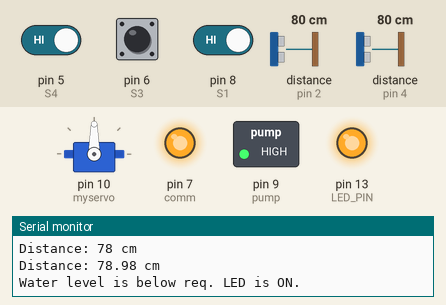
Recording of a sketch running on a simulated Arduino Uno, built with avr-gcc and run on an emulated ATmega328P. On the bench: servo, switched loads named in the sketch (green lamp = pin HIGH), output pins drawn as LEDs (lit = HIGH), the last lines printed to the serial monitor. Wiring (inferred from the names in the program): 2 × ultrasonic range finder: trigger pin 3, echo pin 4 / trigger pin 12, echo pin 2. The inputs (shaded band) are chosen by the test bench; at power-on: distance to the obstacle (sensors on pin 4, pin 2) 80 cm, pin 5 (S4) HIGH, pin 8 (S1) HIGH, pin 6 (S3) HIGH. The echo pulse lasts 58.3 µs per cm; pins used as bus, display or sensor lines are not drawn.

Above: at 1.9 s.
2.0 s: distance to the obstacle (sensor on pin 4) set to 9 cm
3.5 s: distance to the obstacle (sensor on pin 4) set to 6 cm
At 5.0 s:
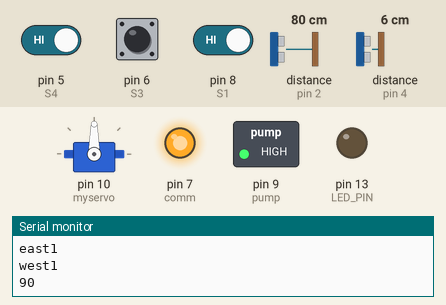
6.0 s: distance to the obstacle (sensor on pin 2) set to 18 cm
8.0 s: distance to the obstacle (sensor on pin 2) set to 15 cm
At 9.2 s:
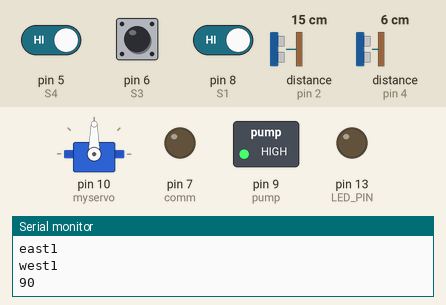
9.5 s: pin 5 (S4) driven LOW
At 12.5 s:
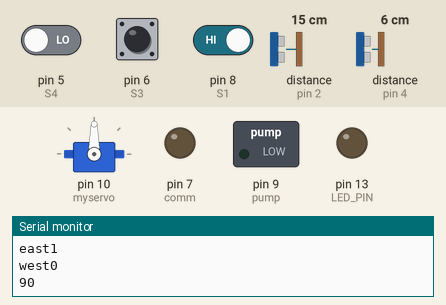
13.1 s: pin 8 (S1) driven LOW
At 15.4 s:
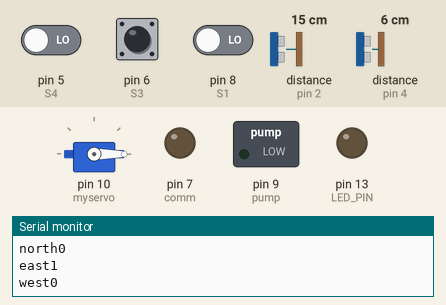
Timing chart, 0 to 16.9 s (numbered marks = the images above; inputs shaded):
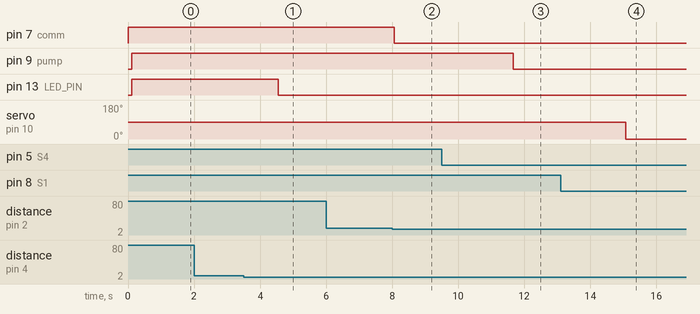

Measured:
- the behaviour switches between 8 and 7 cm on distance to the obstacle (sensor on pin 4) (found by bisection; images 0 and 1)
- the behaviour switches between 17 and 16 cm on distance to the obstacle (sensor on pin 2) (found by bisection; images 1 and 2)
- after the input at 3.5 s, pin 13 (LED_PIN): HIGH → LOW after 1.0 s
- after the input at 8.0 s, pin 7 (comm): HIGH → LOW after 0.06 s
- after the input at 9.5 s, pin 9 (pump): HIGH → LOW after 2.2 s
- after the input at 13.1 s, servo on pin 10 (myservo): 90° → 0° after 2.0 s

The sketch:

PumpCodeFinal.ino
```cpp
const int pump = 9;
const int S1 = 8;
const int S3 = 6;
const int S4 = 5;
const int TRIG_PIN =3   ;
const int ECHO_PIN =4   ;
const int LED_PIN =13;
const int trig=12;
const int echo=2;
const int comm=7;
#include <Servo.h>
Servo myservo;
int pos=0;
long dist(){
  long duration, distance; // Variables to hold the duration and distance measurements
  digitalWrite(trig, LOW); // Ensure the trigger pin is low initially
  delayMicroseconds(2); // Wait for 2 microseconds
  digitalWrite(trig, HIGH); // Send a 10 microsecond pulse to trigger the sensor
  delayMicroseconds(10);
  digitalWrite(trig, LOW);
  duration = pulseIn(echo, HIGH); // Read the pulse from the echo pin// Calculate distance in centimeters based on the speed of sound (343m/s)
  distance = duration * 0.034 / 2;
  Serial.print("Distance: ");
  if(distance>15){
    digitalWrite(comm,HIGH);
  }else{
    digitalWrite(comm,LOW);
  }
  Serial.print(distance);
  Serial.println(" cm");
  delay(100);

}
void setup(){
  Serial.begin(9600);
  pinMode(pump,OUTPUT);
  pinMode(S1,INPUT);
  pinMode(S3,INPUT);
  pinMode(S4,INPUT);
  myservo.attach(10);
  pinMode(TRIG_PIN, OUTPUT);
  pinMode(ECHO_PIN, INPUT);
  pinMode(LED_PIN, OUTPUT);
  pinMode(trig,OUTPUT);
  pinMode(echo,INPUT);
  pinMode(comm,OUTPUT);
}
void loop(){
  digitalWrite(TRIG_PIN, LOW);
  delayMicroseconds(2);
  digitalWrite(TRIG_PIN, HIGH);
  delayMicroseconds(10);
  digitalWrite(TRIG_PIN, LOW);

  long duration = pulseIn(ECHO_PIN, HIGH);
  float distance_cm = duration * 0.034 / 2;
  dist();
  Serial.print("Distance: ");
  Serial.print(distance_cm);
  Serial.println(" cm");
  int north = digitalRead(S1);
  int east = digitalRead(S3);
  int west = digitalRead(S4);


  if (distance_cm >=7
  ) {
    digitalWrite(LED_PIN, HIGH);
    Serial.println("Water level is below req. LED is ON.");
    pos=90;
    myservo.write(pos);
    digitalWrite(pump,HIGH);
    delay(1000);
  }
  else {
    digitalWrite(LED_PIN, LOW);
    Serial.println("Water level is above req. LED is OFF.");
    delay(100);

  int north = digitalRead(S1);
  int east = digitalRead(S3);
  int west = digitalRead(S4);
  Serial.print("north");
  Serial.println(north);
  Serial.print("east");
  Serial.println(east);
  Serial.print("west");
  Serial.println(west);

  if(north == 0){
    pos = 0;
    myservo.write(pos);
//    delay(500);
    delay(1000);
    digitalWrite(pump,LOW);
  }
//  else if(south == 0){
//    pos = 45;
//    myservo.write(pos);
//    delay(500);
//    digitalWrite(pump,LOW);
//  }
  else if(west == 0){
    pos =90;
    myservo.write(pos);
    delay(1000);
    digitalWrite(pump,LOW);
  }
  else if(east == 0){
    pos = 180;
    myservo.write(pos);
//    delay(500);
    delay(1000);
    digitalWrite(pump,LOW);
  }

  else{
    digitalWrite(pump,HIGH);
    pos=90;
    myservo.write(pos);
  }

  Serial.println(pos);
  delay(1000);
}


}
```
